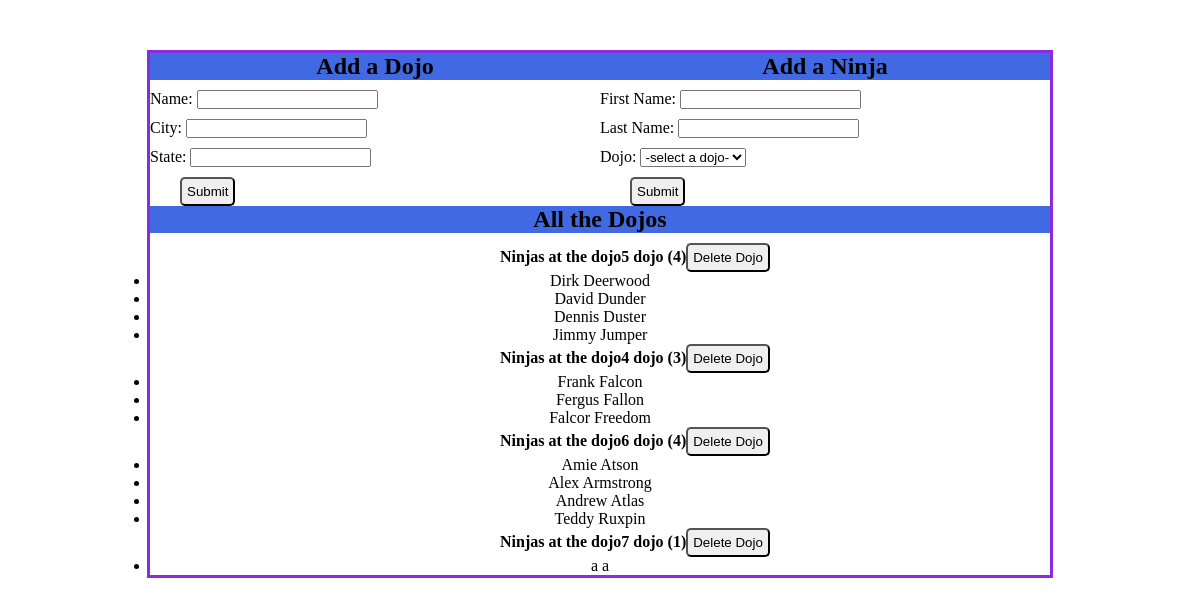
The app's page /, older data.
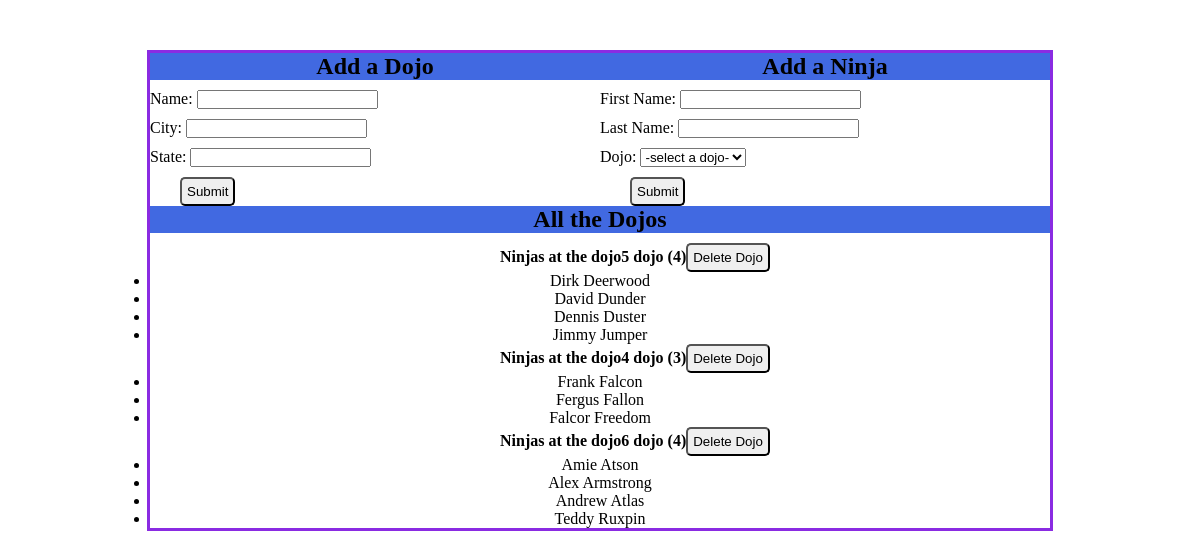
The same page, newer data.
### dojo_ninjas_app/models.py (models this page shows)
class dojos(models.Model):
    name = models.CharField(max_length=255)
    city = models.CharField(max_length=255)
    state = models.CharField(max_length=2)
    created_at = models.DateTimeField(auto_now_add=True)
    updated_at = models.DateTimeField(auto_now=True)

class ninjas(models.Model):
    dojo = models.ForeignKey(dojos, related_name="ninja", on_delete = models.CASCADE)
    first_name = models.CharField(max_length=255)
    last_name = models.CharField(max_length=255)
    created_at = models.DateTimeField(auto_now_add=True)
    updated_at = models.DateTimeField(auto_now=True)
    objects = NinjaManager()

### dojo_ninjas_app/views.py (the view)
# urls.py: path('', views.index),
def index(request):
    context = {
        "all_the_dojos": dojos.objects.all(),
        "all_the_ninjas": ninjas.objects.all()
    }
    return render(request, "index.html", context)

### dojo_ninjas_app/templates/index.html (shortened to what this page needs)
<!DOCTYPE html>
<html lang="en">
    <head>
        {% load static %}
        <link rel="stylesheet" href="{% static 'css/style.css' %}">
    </head>
    <body>
        <div id="wrapper">
            <div id="top">
                <div class="pod">
                    <form action="/process_dojo" method="POST">
                        <h2>Add a Dojo</h2>
                        <p>Name: <input name="name" type="text" required></p>
                        <p>City: <input name="city" type="text" required></p>
                        <p>State: <input name="state" type="text" required></p>
                        <button id="dojoBtn" type="submit">Submit</button>
                    </form>
                </div>
                <div class="pod">
                    <form action="/process_ninja" method="POST">
                        <h2>Add a Ninja</h2>
                        <p>First Name: <input name="first_name" type="text" required></p>
                        <p>Last Name: <input name="last_name" type="text" required></p>
                        <p>Dojo:
                            <select name="dojo_id">
                                <option value="">-select a dojo-</option>
                            </select>
                        </p>
                        <button id="ninjaBtn" type="submit">Submit</button>
                    </form>
                </div>
            </div>
            <div id="bottom">
                <h2>All the Dojos</h2>
                {% for dojo in all_the_dojos %}
                    <div class="dojo_head">
                        <p>Ninjas at the {{ dojo.name }} dojo  ({{ dojo.ninja.all.count }}) </p>
                        <form action="/delete_dojo" method="POST">
                            <button type="submit">Delete Dojo</button>
                        </form>
                    </div>
                    <ul>
                        {%for ninja in dojo.ninja.all %}
                            <li>{{ninja.first_name}} {{ninja.last_name}}</li>
                        {% endfor %}
                    </ul>
                {% endfor %}
            </div>
        </div>
    </body>
</html>

Row changes from the older to the newer data that the page shows:
removed dojos: name "dojo7", ninja.all.count "1"
removed ninjas: first_name "a", last_name "a", shown under "dojo7"
